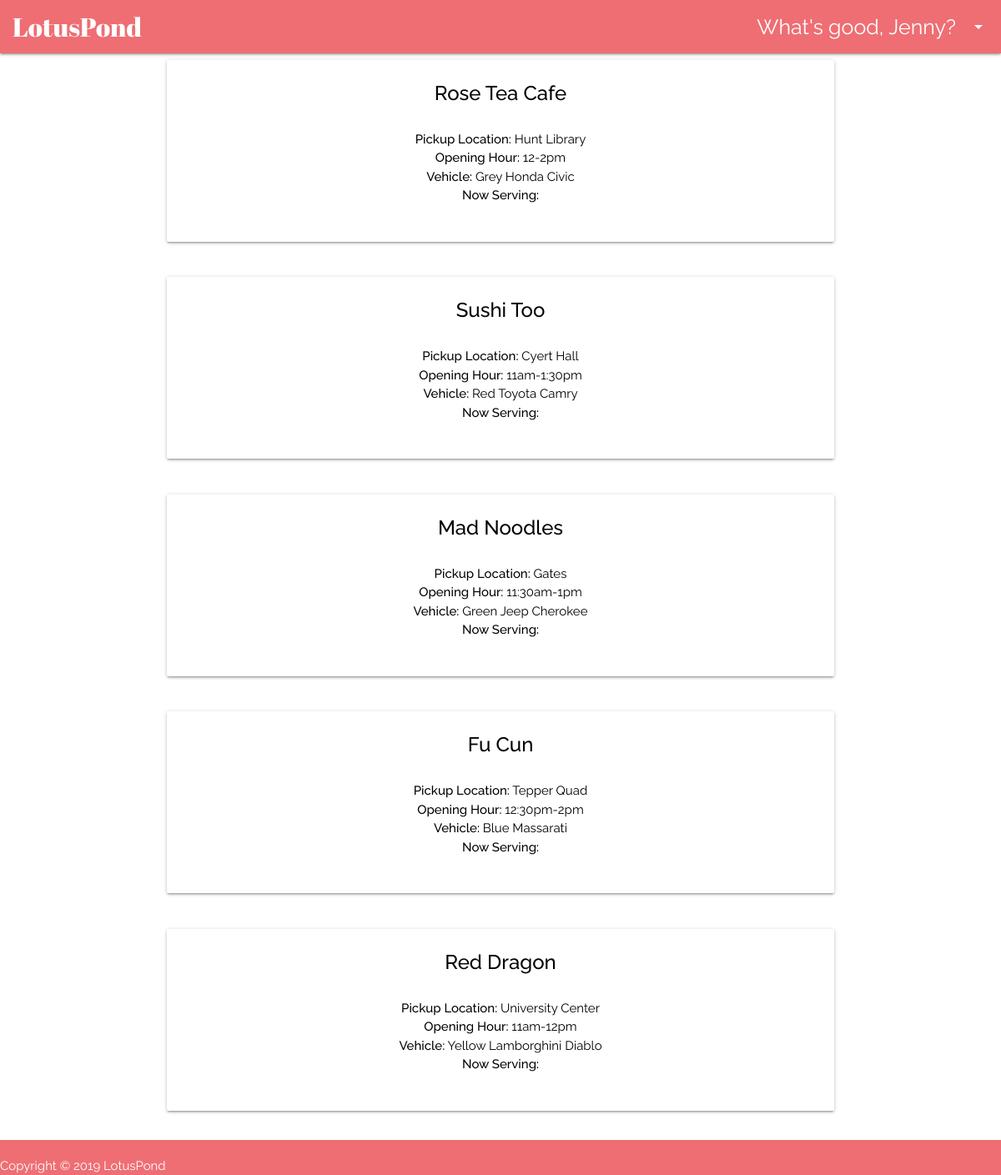
The app's page /takeout/home_customer (signed in) with its own data.
### takeout/models.py (models this page shows, shortened)
class VendorProfile(models.Model):
    vendor = models.OneToOneField(User, default=None, on_delete=models.PROTECT,
                                  related_name='vendor_profile')
    phone = models.CharField(max_length=12)
    company_name = models.CharField(max_length=20)
    license = models.CharField(max_length=100)
    time_slot = models.CharField(max_length=200)
    parking_location = models.CharField(max_length=200)
    car = models.CharField(max_length=200)
    profile_pic = models.FileField(blank=True)
    content_type = models.CharField(max_length=50, default='image/jpg')
    payment_key = models.CharField(max_length=50)

### takeout/views.py (the view)
# urls.py: path('home_customer', views.home_customer, name='home_customer'),
@login_required
def home_customer(request):
    if not customer_has_permission(request.user):
        raise PermissionDenied("You are not a customer!")
    context = dict()
    context['vendors'] = VendorProfile.objects.all()
    context['meals'] = VendorMeal.objects.filter(date=timezone.now())
    return render(request, 'takeout/customer_main.html', context)

### takeout/views.py (called while the page is built)
def customer_has_permission(user):
    try:
        customer = CustomerProfile.objects.get(customer=user)
        return True
    except CustomerProfile.DoesNotExist:
        return False

### takeout/templates/takeout/customer_main.html (shortened to what this page needs)
{% extends "takeout/customer_base.html" %}
{% block content %}
  {% for vendor in vendors %}
    <div class="valign-wrapper row">
      <div class="col card hoverable s12 m12 l8 pull-l2 center-align">
        <a href={% url 'menu_detail' vendor.vendor_id %}
        class="black-text">
          <div class="card-content">
            <div class="row">
              <span class="card-title col s12"><strong>{{ vendor.company_name }}</strong></span>
            </div>
            <div class="row">
              <div class="col s12">
                <span><strong>Pickup Location:</strong> {{ vendor.parking_location }}</span>
              </div>
              <div class="col s12">
                <span><strong>Opening Hour:</strong> {{ vendor.time_slot }}</span>
              </div>
              <div class="col s12">
                <span><strong>Vehicle:</strong> {{ vendor.car }}</span>
              </div>
              <div class="col s12">
                <span><strong>Now Serving:</strong></span>
              </div>
            </div>
          </div>
        </a>
      </div>
    </div>
  {% endfor %}
{% endblock %}

### takeout/templates/takeout/customer_base.html (shortened to what this page needs)
<!DOCTYPE html>
<html>
  <head>
    <link rel="stylesheet" href="https://cdnjs.cloudflare.com/ajax/libs/materialize/1.0.0/css/materialize.css">
    {% load staticfiles %}
    <link href="{% static 'takeout/css/footer.css' %}" rel="stylesheet" type="text/css">
    <link href="{% static 'takeout/css/base.css' %}" rel="stylesheet" type="text/css">
  </head>
  	<body>
		<header>
			<nav>
				<div class="nav-wrapper">
					<a href="" class="brand-logo">LotusPond</a>
					<ul class="right hide-on-med-and-down">
						<li>
							<a class="dropdown-trigger" href="" data-target="dropdown1">
								What's good, {{user.first_name}}? <i class="material-icons right">arrow_drop_down</i>
							</a>
						</li>
					</ul>
				</div>
			</nav>
		</header>
		<main>
	      {% block content %}
	      {% endblock %}
    	</main>
		<footer class="page-footer" style="position:relative;bottom:0;left:0;width:100%;">
			<h7>Copyright &copy; 2019 LotusPond</h7>
		</footer>
  </body>
</html>

### takeout/static/takeout/css/footer.css (style rules this page uses)
body { display: flex; min-height: 100vh; flex-direction: column; }
main { flex: 1 0 auto; }

### takeout/static/takeout/css/base.css (style rules this page uses)
.brand-logo { margin-left: 15px; font-family: 'Abril Fatface', cursive; }
.dropdown-trigger { font-size: 25px; text-align: center; }
body { font-family: 'Raleway', sans-serif; }
.card-title { font-family: 'Raleway', sans-serif; font-weight: 400; }

### records on screen
VendorProfile: company_name "Rose Tea Cafe", parking_location "Hunt Library", time_slot "12-2pm", car "Grey Honda Civic"
VendorProfile: company_name "Sushi Too", parking_location "Cyert Hall", time_slot "11am-1:30pm", car "Red Toyota Camry"
VendorProfile: company_name "Mad Noodles", parking_location "Gates", time_slot "11:30am-1pm", car "Green Jeep Cherokee"
VendorProfile: company_name "Fu Cun", parking_location "Tepper Quad", time_slot "12:30pm-2pm", car "Blue Massarati"
VendorProfile: company_name "Red Dragon", parking_location "University Center", time_slot "11am-12pm", car "Yellow Lamborghini Diablo"

### other values on screen
{{ user.first_name }} "Jenny"
